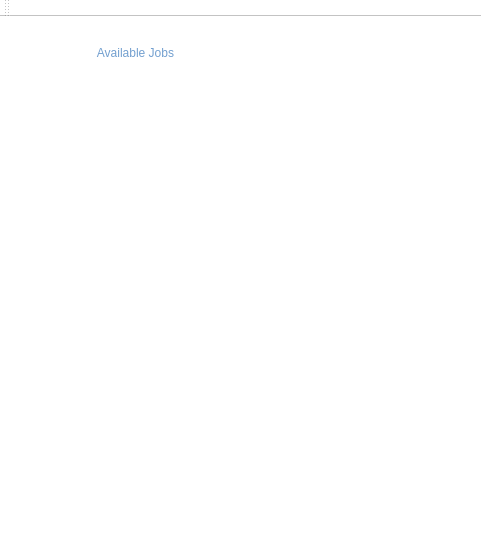
<?xml version="1.0" encoding="UTF-8"?>
<ui version="4.0">
 <class>MainWindow</class>
 <widget class="QMainWindow" name="MainWindow">
  <property name="geometry">
   <rect>
    <x>0</x>
    <y>0</y>
    <width>481</width>
    <height>536</height>
   </rect>
  </property>
  <property name="windowTitle">
   <string>MainWindow</string>
  </property>
  <property name="styleSheet">
   <string notr="true">background-color: rgb(255, 255, 255);</string>
  </property>
  <widget class="QWidget" name="centralWidget">
   <widget class="QLabel" name="label">
    <property name="geometry">
     <rect>
      <x>10</x>
      <y>10</y>
      <width>251</width>
      <height>51</height>
     </rect>
    </property>
    <property name="styleSheet">
     <string notr="true">font: 57 italic 28pt &quot;Ubuntu&quot;;
color: rgb(114, 159, 207);</string>
    </property>
    <property name="frameShape">
     <enum>QFrame::NoFrame</enum>
    </property>
    <property name="text">
     <string>Available Jobs</string>
    </property>
    <property name="textFormat">
     <enum>Qt::PlainText</enum>
    </property>
    <property name="alignment">
     <set>Qt::AlignCenter</set>
    </property>
    <property name="indent">
     <number>-1</number>
    </property>
   </widget>
   <widget class="QWidget" name="widget" native="true">
    <property name="geometry">
     <rect>
      <x>50</x>
      <y>80</y>
      <width>401</width>
      <height>381</height>
     </rect>
    </property>
    <widget class="QWidget" name="verticalLayoutWidget">
     <property name="geometry">
      <rect>
       <x>20</x>
       <y>50</y>
       <width>160</width>
       <height>80</height>
      </rect>
     </property>
     <layout class="QVBoxLayout" name="verticalLayout"/>
    </widget>
   </widget>
  </widget>
  <widget class="QMenuBar" name="menuBar">
   <property name="geometry">
    <rect>
     <x>0</x>
     <y>0</y>
     <width>481</width>
     <height>22</height>
    </rect>
   </property>
  </widget>
  <widget class="QToolBar" name="mainToolBar">
   <attribute name="toolBarArea">
    <enum>TopToolBarArea</enum>
   </attribute>
   <attribute name="toolBarBreak">
    <bool>false</bool>
   </attribute>
  </widget>
  <widget class="QStatusBar" name="statusBar"/>
 </widget>
 <layoutdefault spacing="6" margin="11"/>
 <resources/>
 <connections/>
</ui>
